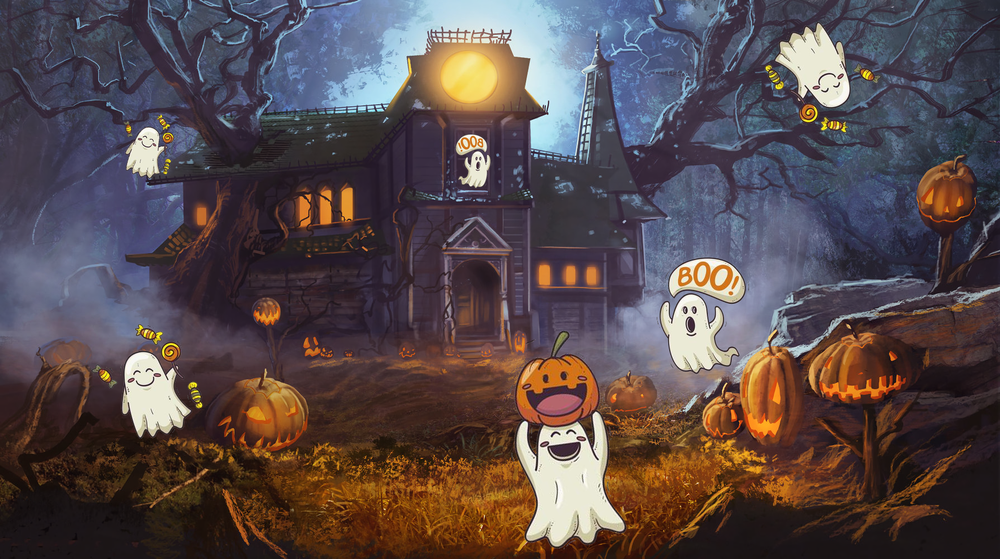
#> input picture Lesson6/images/lab7.png, 1000 x 559 px, shrunk from 1920 x 1073 before the run, found by its file name
$ python detect_one_ghost.py
#> lines starting #> are read from the running program, lines starting #| are printed output that depends on the picture; after the words box and inside, x2 and y2 are one past the last pixel; in counts of white or black regions, pixels touching at a corner belong together
#> in detect_one_ghost, scene is the input picture: shape (559, 1000, 3); mean B, G, R 76, 74.3, 87.3
### Lesson6/source/detection_algorithms/template_finder.py
import cv2
import numpy as np
from .image_rotation import rotate_image
from .main_algorithm import detect_and_draw


def find_template(scene: np.ndarray, template_path: str) -> np.ndarray:
    """
    Поиск объектов на сцене по заданному шаблону, включая повороты и отражения по горизонтали.
    Возвращает обновлённые scene и scene_without_fond_ghosts.
    """
#> called with template_path = 'images/pampkin_ghost.png'
    # Загрузка шаблона
    template = cv2.imread(template_path, cv2.IMREAD_GRAYSCALE)
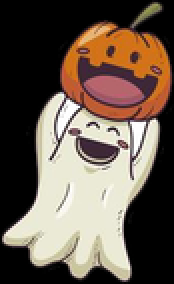
#> input picture Lesson6/images/pampkin_ghost.png, 87 x 142 px, shrunk from 167 x 272 before the run, found by its file name (shown 2 times larger)
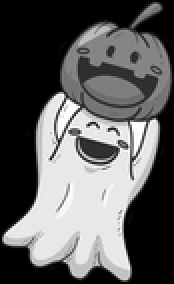
#> template: shape (142, 87) (shown 2 times larger); min 0, max 255, mean 93.3
    scene_without_fond_ghosts: np.ndarray = scene.copy()

    if template is None:
        raise ValueError(f"Не удалось загрузить изображение шаблона: {template_path}")

    # Перебираем повороты шаблона
    for angle in range(0, 360, 45):  # Шаг 45°; можно уменьшить до 15° для более точного поиска
        rotated_template = rotate_image(template, angle)
        flipped_rotated_template = cv2.flip(rotated_template, 1)

        # Обновляем сцену и сцену без найденных объектов
        scene, scene_without_fond_ghosts = detect_and_draw(scene, scene_without_fond_ghosts, rotated_template)
        scene, scene_without_fond_ghosts = detect_and_draw(scene, scene_without_fond_ghosts, flipped_rotated_template)
#> this loop made 8 passes
#> pass 1, in find_template, `flipped_rotated_template = cv2.flip(rotated_template, 1)`:
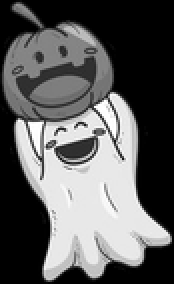
#> flipped_rotated_template: shape (142, 87) (shown 2 times larger); min 0, max 255, mean 93.3
#> pass 1, in process_scene_with_homography, `scene = cv2.polylines(scene, [np.int32(dst)], isClosed=True, color=gre..`:
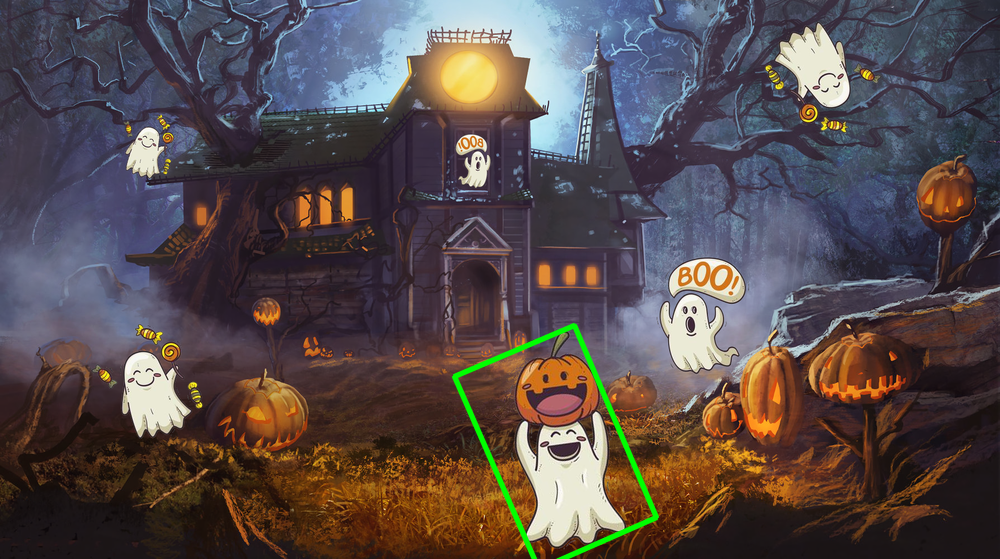
#> scene: shape (559, 1000, 3); 0.77% of pixels changed, all inside (x1, y1, x2, y2) = (451, 322, 660, 559)
#> pass 1, in process_scene_with_homography, `scene_without_fond_ghosts = cv2.rectangle(scene_without_fond_ghosts, (..`:
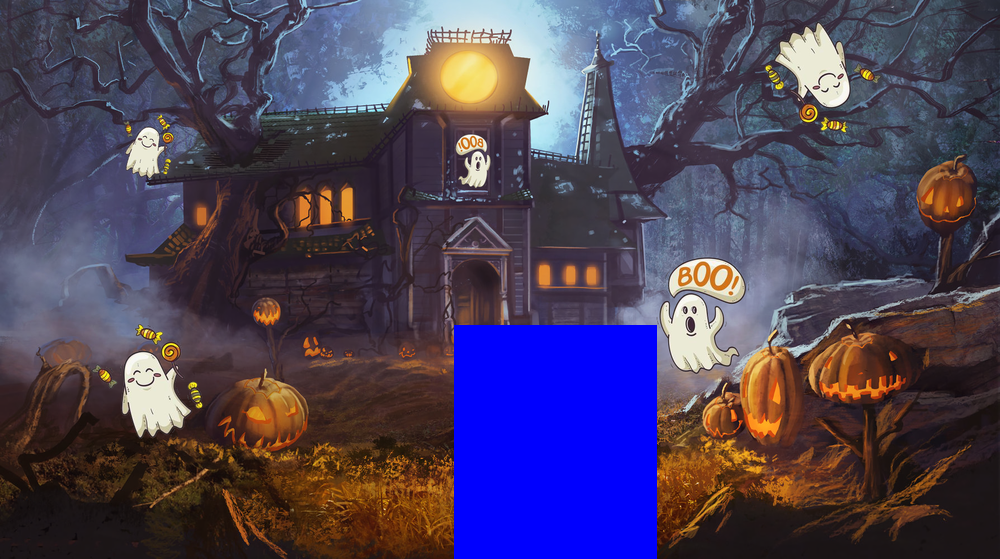
#> scene_without_fond_ghosts: shape (559, 1000, 3); 8.5% of pixels changed, all inside (x1, y1, x2, y2) = (454, 325, 657, 559)
#> pass 2, in rotate_image (call 2), `rotated_image = cv2.warpAffine(image, rotation_matrix, (image.shape[1]..`:
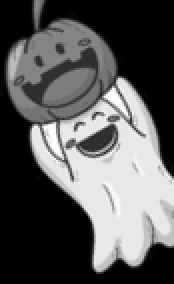
#> rotated_image: shape (142, 87) (shown 2 times larger); min 0, max 255, mean 88.3
#> after the loop:
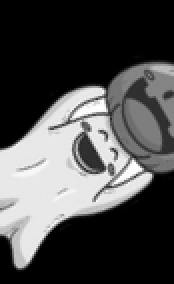
#> rotated_template: shape (142, 87) (shown 2 times larger); min 0, max 255, mean 76.2

    return scene

### Lesson6/source/detection_algorithms/image_rotation.py
import cv2
import numpy as np


def rotate_image(image: np.ndarray, angle: int) -> np.ndarray:
    """
    Функция для поворота изображения на заданный угол.
    Возвращает повернутое изображение.
    """
    # Получаем центр изображения
    center = (image.shape[1] // 2, image.shape[0] // 2)

    # Получаем матрицу поворота
    rotation_matrix = cv2.getRotationMatrix2D(center, angle, 1.0)

    # Поворачиваем изображение
    rotated_image = cv2.warpAffine(image, rotation_matrix, (image.shape[1], image.shape[0]))

    return rotated_image

### Lesson6/source/detection_algorithms/main_algorithm.py
import cv2
import numpy as np


def create_detector_algorithm(name: str = "ORB") -> cv2.Feature2D:
    """
    # ORB сочетает два алгоритма: FAST (Features from Accelerated Segment Test) для обнаружения ключевых точек и BRIEF (Binary Robust Independent Elementary Features) для вычисления дескрипторов. Оба алгоритма являются открытыми и не защищены патентами.
    #         Алгоритм ORB был разработан с учётом потребности в быстром и эффективном решении для обнаружения и описания ключевых точек, при этом не нарушая патенты.
    # SIFT (Scale-Invariant Feature Transform) — это алгоритм для обнаружения ключевых точек (особенностей) изображения, инвариантных к масштабу и вращению.
    #  Патент на алгоритм принадлежит Южноафриканскому университету
    """
    if name == "ORB":
        return cv2.ORB_create()
    elif name == "SIFT":
        return cv2.SIFT_create()
    else:
        raise ValueError(f"Неизвестное имя алгоритма: {name}")


# def find_keypoints_and_descriptors(key_points_algorithm, template: np.ndarray, scene_without_fond_ghosts: np.ndarray) -> tuple, tuple:
#    return (keypoints_scene, keypoints_template), (descriptors_scene, descriptors_template)

# 3. Сопоставление ключевых точек
def BruteForce_Matching_k2(descriptors_template, descriptors_scene):
    """
    # BFMatcher — "Brute-Force Matcher", алгоритм, который сопоставляет дескрипторы двух изображений, находя ближайшие пары точек.
    # knnMatch():
    #  + Находит для каждого дескриптора template двух ближайших соседей в дескрипторах scene.
    #  +  Параметр k=2 указывает, что для каждой точки нужно найти две лучших совпадающих точки.
    #
    # Результат:
    #  + matches — список пар (по 2) ближайших соседей для каждой ключевой точки шаблона.
    """
    bf = cv2.BFMatcher()
    # knn = k nearest neighbors = k-ближайших соседей
    matches = bf.knnMatch(descriptors_template, descriptors_scene, k=2)

    return matches

# 4. Фильтрация хороших совпадений
def filter_matches(matches) -> list:
    """
    # Идея:
    #  + Для каждой пары ближайших соседей m и n проверяется, насколько первая точка (ближайший сосед) лучше второй.
    #  + Метрика качества определяется расстоянием (distance) между дескрипторами.
    #  + Если первая точка на 25% (или больше) ближе, чем вторая, то совпадение считается "хорошим" (правило Lowe).
    #
    # Результат: в good_matches сохраняются только те совпадения, которые проходят фильтр.
    """
    good_matches = []
    for m, n in matches:
        if m.distance < 0.75 * n.distance:
            good_matches.append(m)
    return good_matches


# 8. Итоговая раскраска
def process_scene_with_homography(
    scene: np.ndarray,
    scene_without_fond_ghosts: np.ndarray,
    M: np.ndarray,
    template_shape: tuple[int, int]
) -> tuple[np.ndarray, np.ndarray]:
    """
    Рисует рамку на изображении и закрашивает область, соответствующую найденному шаблону.

    Параметры:
        scene (np.ndarray): Изображение, на котором будет нарисована рамка.
        scene_without_fond_ghosts (np.ndarray): Изображение для закрашивания области шаблона.
        M (np.ndarray): Матрица гомографии для преобразования координат.

    Возвращает:
        tuple[np.ndarray, np.ndarray]:
            - Обновлённое изображение `scene` с рамкой.
            - Обновлённое изображение `scene_without_fond_ghosts` с закрашенной областью.
    """
    if M is not None:
        h, w = template_shape
        # Определяем координаты углов исходного шаблона (прямоугольника)
        pts = np.float32([[0, 0], [0, h], [w, h], [w, 0]]).reshape(-1, 1, 2)
        # Преобразуем их в соответствии с матрицей гомографии
        dst = cv2.perspectiveTransform(pts, M)

        # Рисуем рамку на изображении `scene`
        green=(0, 255, 0)
        scene = cv2.polylines(scene, [np.int32(dst)], isClosed=True, color=green, thickness=3, lineType=cv2.LINE_AA)

        # Преобразуем точки в целые числа
        dst_int = np.int32(dst).reshape(-1, 2)
        x_min, y_min = dst_int.min(axis=0)
        x_max, y_max = dst_int.max(axis=0)

        # Рисуем закрашенный прямоугольник на `scene_without_fond_ghosts`
        scene_without_fond_ghosts = cv2.rectangle(scene_without_fond_ghosts, (x_min, y_min), (x_max, y_max), (255, 0, 0), -1)

    return scene, scene_without_fond_ghosts


def detect_and_draw(scene: np.ndarray, scene_without_fond_ghosts: np.ndarray, template: np.ndarray) -> (np.ndarray, np.ndarray):
    """
    Выполняет обнаружение объекта на сцене и отрисовывает рамки вокруг найденных объектов.

    Returns:
        np.ndarray: Сцена с нанесёнными рамками вокруг найденных объектов.
    """

    # 1. Создание детектора точек
    key_points_algorithm = create_detector_algorithm("SIFT")

    # 2. Обнаружение ключевых точек и вычисления дескрипторов
    keypoints_template, descriptors_template = key_points_algorithm.detectAndCompute(template, None)
    keypoints_scene   , descriptors_scene    = key_points_algorithm.detectAndCompute(scene_without_fond_ghosts, None)
    # detectAndCompute(image, mask):
    #  + Находит ключевые точки — это особенные области изображения (например, углы, края), которые устойчивы к изменению масштаба, поворота и освещения.
    #  + Вычисляет дескрипторы — численные векторы, описывающие найденные ключевые точки.
    #  mask - маска на которой нужно вычислять.
    #
    # Результат:
    #  + keypoints_scene и keypoints_template — списки ключевых точек для каждого изображения.
    #  + descriptors_scene и descriptors_template — дескрипторы для каждой ключевой точки.
    #  keypoints: List[cv2.KeyPoint]
    #  descriptors:   numpy.ndarray

    # 3. Сопоставление ключевых точек
    matches = BruteForce_Matching_k2(descriptors_template, descriptors_scene)

    # 4. Фильтрация хороших совпадений
    good_matches = filter_matches(matches)

    # Проверка достаточности совпадений
    if len(good_matches) < 10:
        return scene, scene_without_fond_ghosts

    # 6. Определение гомографии
    src_pts = np.float32([keypoints_template[m.queryIdx].pt  for m in good_matches]).reshape(-1, 1, 2)
    dst_pts = np.float32([   keypoints_scene[m.trainIdx].pt  for m in good_matches]).reshape(-1, 1, 2)
    # Гомография — это преобразование, которое связывает координаты точек на одном изображении с координатами на другом. Она используется для нахождения положения объекта.
    #  + Вычисляет дескрипторы — численные векторы, описывающие найденные ключевые точки.
    #
    # Результат:
    #  + keypoints_scene и keypoints_template — списки ключевых точек для каждого изображения.
    #  + descriptors_scene и descriptors_template — дескрипторы для каждой ключевой точки.

    # 7. Поиск матрицы гомографии
    M, mask = cv2.findHomography(src_pts, dst_pts, cv2.RANSAC, 5.0)
    # Находит матрицу преобразования (гомографии) M, которая преобразует точки src_pts в dst_pts
    # Используется метод RANSAC (Random Sample Consensus), чтобы исключить выбросы (ошибочные соответствия).
    # Параметр 5.0 задаёт допустимое расстояние для соответствия.
    #
    # Выход:
    # M — матрица гомографии.
    # mask — двоичный массив, указывающий, какие совпадения из good_matches являются согласованными.

    # 8. Итоговая раскраска
    scene, scene_without_fond_ghosts = process_scene_with_homography(scene, scene_without_fond_ghosts, M, template.shape)

    # посмотреть закрашенные области
    show_subprocess_image(scene_without_fond_ghosts)

    return scene, scene_without_fond_ghosts

def show_subprocess_image(scene_without_fond_ghosts) -> None:
    import matplotlib.pyplot as plt
    plt.imshow(scene_without_fond_ghosts)
    plt.show()

#def is_symmetric(image: np.ndarray) -> bool:
#    """
#    Проверка на симметричность изображения относительно вертикальной оси.
#    """
#    flipped = cv2.flip(image, 1)  # Отражаем изображение по вертикали
#    diff = cv2.absdiff(image, flipped)  # Находим разницу между оригиналом и отражением
#    return np.sum(diff) < 0.01 * image.size  # Если разница малая, значит изображение симметрично

### Lesson6/source/detect_one_ghost.py
#!/usr/bin/python3

import cv2
from detection_algorithms import find_template


def detect_one_ghost(scene_path, ghost_path, output_path):
    """
    ЛР 6.1: Поиск одного призрака на изображении.

    Args:
        scene_path (str): Путь к изображению сцены.
        ghost_path (str): Путь к изображению призрака.
        output_path (str): Путь для сохранения результата.
    """
    # Загрузка изображения сцены
    scene = cv2.imread(scene_path)
    if scene is None:
        raise ValueError(f"Не удалось загрузить изображение сцены: {scene_path}")

    # Проверка наличия призрака на сцене, включая отражённую версию
    scene_with_fond_ghost = find_template(scene, ghost_path)

    # Сохранение результата
    cv2.imwrite(output_path, scene_with_fond_ghost)
    print(f"Результат сохранён в: {output_path}")


if __name__ == "__main__":
    # Пути к файлам
    scene_file = "images/lab7.png"
    ghost_files = ["images/candy_ghost.png", "images/pampkin_ghost.png", "images/scary_ghost.png"]

    # ЛР 6.1: Поиск одного призрака
    detect_one_ghost(scene_file, ghost_files[1], "results/one_ghost.png")
